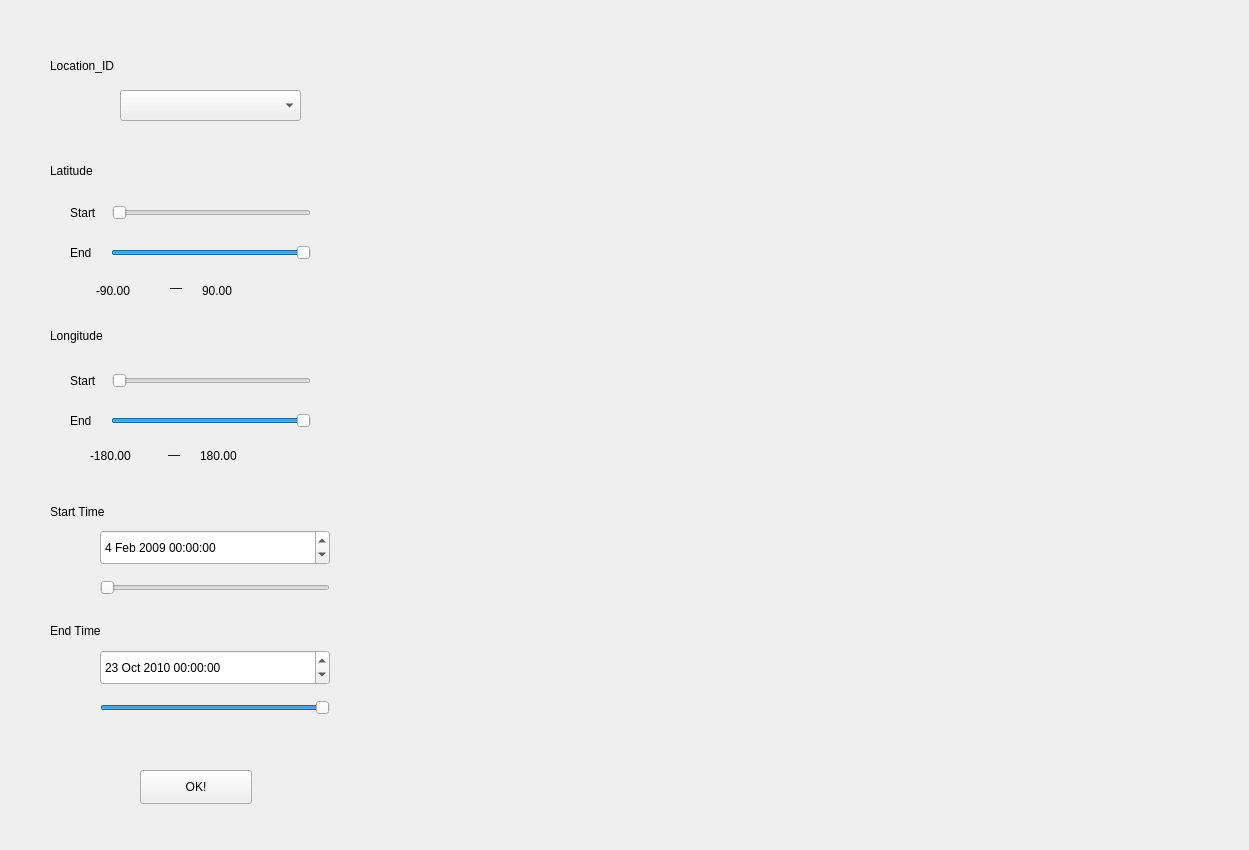
   <widget class="QWidget" name="tab_2">
    <attribute name="title">
     <string>Number of Checkins</string>
    </attribute>
    <widget class="QChartView" name="ckinchart" native="true">
     <property name="geometry">
      <rect>
       <x>379</x>
       <y>20</y>
       <width>861</width>
       <height>821</height>
      </rect>
     </property>
    </widget>
    <widget class="QSlider" name="ckin_start_time_slider">
     <property name="geometry">
      <rect>
       <x>100</x>
       <y>580</y>
       <width>230</width>
       <height>16</height>
      </rect>
     </property>
     <property name="maximum">
      <number>626</number>
     </property>
     <property name="singleStep">
      <number>1</number>
     </property>
     <property name="orientation">
      <enum>Qt::Horizontal</enum>
     </property>
    </widget>
    <widget class="QDateTimeEdit" name="dateTimeEdit">
     <property name="geometry">
      <rect>
       <x>100</x>
       <y>530</y>
       <width>230</width>
       <height>35</height>
      </rect>
     </property>
     <property name="dateTime">
      <datetime>
       <hour>0</hour>
       <minute>0</minute>
       <second>0</second>
       <year>2009</year>
       <month>2</month>
       <day>4</day>
      </datetime>
     </property>
    </widget>
    <widget class="QLabel" name="label">
     <property name="geometry">
      <rect>
       <x>50</x>
       <y>500</y>
       <width>92</width>
       <height>23</height>
      </rect>
     </property>
     <property name="styleSheet">
      <string notr="true">font: 9pt &quot;Times New Roman&quot;;
font: 10pt &quot;Arial&quot;;</string>
     </property>
     <property name="text">
      <string>Start Time</string>
     </property>
    </widget>
    <widget class="QLabel" name="label_2">
     <property name="geometry">
      <rect>
       <x>50</x>
       <y>621</y>
       <width>177</width>
       <height>20</height>
      </rect>
     </property>
     <property name="styleSheet">
      <string notr="true">font: 9pt &quot;Times New Roman&quot;;
font: 10pt &quot;Arial&quot;;</string>
     </property>
     <property name="text">
      <string>End Time</string>
     </property>
    </widget>
    <widget class="QSlider" name="ckin_end_time_slider">
     <property name="geometry">
      <rect>
       <x>100</x>
       <y>700</y>
       <width>230</width>
       <height>16</height>
      </rect>
     </property>
     <property name="maximum">
      <number>626</number>
     </property>
     <property name="singleStep">
      <number>1</number>
     </property>
     <property name="value">
      <number>626</number>
     </property>
     <property name="sliderPosition">
      <number>626</number>
     </property>
     <property name="orientation">
      <enum>Qt::Horizontal</enum>
     </property>
    </widget>
    <widget class="QLabel" name="label_3">
     <property name="geometry">
      <rect>
       <x>50</x>
       <y>50</y>
       <width>131</width>
       <height>31</height>
      </rect>
     </property>
     <property name="styleSheet">
      <string notr="true">font: 9pt &quot;Times New Roman&quot;;
font: 10pt &quot;Arial&quot;;</string>
     </property>
     <property name="text">
      <string>Location_ID</string>
     </property>
    </widget>
    <widget class="QComboBox" name="locationBox">
     <property name="geometry">
      <rect>
       <x>120</x>
       <y>90</y>
       <width>181</width>
       <height>31</height>
      </rect>
     </property>
    </widget>
    <widget class="QDateTimeEdit" name="dateTimeEdit_2">
     <property name="geometry">
      <rect>
       <x>100</x>
       <y>650</y>
       <width>230</width>
       <height>35</height>
      </rect>
     </property>
     <property name="dateTime">
      <datetime>
       <hour>0</hour>
       <minute>0</minute>
       <second>0</second>
       <year>2010</year>
       <month>10</month>
       <day>23</day>
      </datetime>
     </property>
    </widget>
    <widget class="QPushButton" name="ckin_ok">
     <property name="geometry">
      <rect>
       <x>140</x>
       <y>770</y>
       <width>112</width>
       <height>34</height>
      </rect>
     </property>
     <property name="text">
      <string>OK!</string>
     </property>
    </widget>
    <widget class="QLabel" name="la_label">
     <property name="geometry">
      <rect>
       <x>50</x>
       <y>160</y>
       <width>251</width>
       <height>21</height>
      </rect>
     </property>
     <property name="styleSheet">
      <string notr="true">font: 9pt &quot;Times New Roman&quot;;
font: 10pt &quot;Arial&quot;;</string>
     </property>
     <property name="text">
      <string>Latitude</string>
     </property>
    </widget>
    <widget class="QLabel" name="lo_label">
     <property name="geometry">
      <rect>
       <x>50</x>
       <y>320</y>
       <width>271</width>
       <height>31</height>
      </rect>
     </property>
     <property name="styleSheet">
      <string notr="true">font: 9pt &quot;Times New Roman&quot;;
font: 10pt &quot;Arial&quot;;</string>
     </property>
     <property name="text">
      <string>Longitude</string>
     </property>
    </widget>
    <widget class="QWidget" name="layoutWidget_3">
     <property name="geometry">
      <rect>
       <x>70</x>
       <y>240</y>
       <width>241</width>
       <height>25</height>
      </rect>
     </property>
     <layout class="QHBoxLayout" name="horizontalLayout_5">
      <item>
       <widget class="QLabel" name="label_21">
        <property name="styleSheet">
         <string notr="true">font: 9pt &quot;Times New Roman&quot;;
font: 10pt &quot;Arial&quot;;</string>
        </property>
        <property name="text">
         <string>End    </string>
        </property>
       </widget>
      </item>
      <item>
       <widget class="QSlider" name="la_high">
        <property name="minimum">
         <number>-900</number>
        </property>
        <property name="maximum">
         <number>900</number>
        </property>
        <property name="value">
         <number>900</number>
        </property>
        <property name="orientation">
         <enum>Qt::Horizontal</enum>
        </property>
       </widget>
      </item>
     </layout>
    </widget>
    <widget class="QWidget" name="layoutWidget_4">
     <property name="geometry">
      <rect>
       <x>70</x>
       <y>408</y>
       <width>241</width>
       <height>25</height>
      </rect>
     </property>
     <layout class="QHBoxLayout" name="horizontalLayout_6">
      <item>
       <widget class="QLabel" name="label_23">
        <property name="styleSheet">
         <string notr="true">font: 9pt &quot;Times New Roman&quot;;
font: 10pt &quot;Arial&quot;;</string>
        </property>
        <property name="text">
         <string>End    </string>
        </property>
       </widget>
      </item>
      <item>
       <widget class="QSlider" name="lo_high">
        <property name="minimum">
         <number>-1800</number>
        </property>
        <property name="maximum">
         <number>1800</number>
        </property>
        <property name="value">
         <number>1800</number>
        </property>
        <property name="orientation">
         <enum>Qt::Horizontal</enum>
        </property>
       </widget>
      </item>
     </layout>
    </widget>
    <widget class="QWidget" name="layoutWidget_5">
     <property name="geometry">
      <rect>
       <x>70</x>
       <y>368</y>
       <width>241</width>
       <height>25</height>
      </rect>
     </property>
     <layout class="QHBoxLayout" name="horizontalLayout_7">
      <item>
       <widget class="QLabel" name="label_25">
        <property name="styleSheet">
         <string notr="true">font: 9pt &quot;Times New Roman&quot;;
font: 10pt &quot;Arial&quot;;</string>
        </property>
        <property name="text">
         <string>Start   </string>
        </property>
       </widget>
      </item>
      <item>
       <widget class="QSlider" name="lo_low">
        <property name="minimum">
         <number>-1800</number>
        </property>
        <property name="maximum">
         <number>1800</number>
        </property>
        <property name="value">
         <number>-1800</number>
        </property>
        <property name="orientation">
         <enum>Qt::Horizontal</enum>
        </property>
       </widget>
      </item>
     </layout>
    </widget>
    <widget class="QLabel" name="ckin_la_low">
     <property name="geometry">
      <rect>
       <x>96</x>
       <y>283</y>
       <width>61</width>
       <height>16</height>
      </rect>
     </property>
     <property name="styleSheet">
      <string notr="true">font: 9pt &quot;Times New Roman&quot;;
font: 10pt &quot;Arial&quot;;</string>
     </property>
     <property name="text">
      <string>-90.00</string>
     </property>
    </widget>
    <widget class="QLabel" name="label_27">
     <property name="geometry">
      <rect>
       <x>170</x>
       <y>280</y>
       <width>20</width>
       <height>16</height>
      </rect>
     </property>
     <property name="styleSheet">
      <string notr="true">font: 9pt &quot;Times New Roman&quot;;
font: 10pt &quot;Arial&quot;;</string>
     </property>
     <property name="text">
      <string>—</string>
     </property>
    </widget>
    <widget class="QLabel" name="ckin_la_high">
     <property name="geometry">
      <rect>
       <x>202</x>
       <y>283</y>
       <width>60</width>
       <height>16</height>
      </rect>
     </property>
     <property name="styleSheet">
      <string notr="true">font: 9pt &quot;Times New Roman&quot;;
font: 10pt &quot;Arial&quot;;</string>
     </property>
     <property name="text">
      <string>90.00</string>
     </property>
    </widget>
    <widget class="QLabel" name="ckin_lo_high">
     <property name="geometry">
      <rect>
       <x>200</x>
       <y>446</y>
       <width>71</width>
       <height>20</height>
      </rect>
     </property>
     <property name="styleSheet">
      <string notr="true">font: 9pt &quot;Times New Roman&quot;;
font: 10pt &quot;Arial&quot;;</string>
     </property>
     <property name="text">
      <string>180.00</string>
     </property>
    </widget>
    <widget class="QLabel" name="ckin_lo_low">
     <property name="geometry">
      <rect>
       <x>90</x>
       <y>446</y>
       <width>71</width>
       <height>20</height>
      </rect>
     </property>
     <property name="styleSheet">
      <string notr="true">font: 9pt &quot;Times New Roman&quot;;
font: 10pt &quot;Arial&quot;;</string>
     </property>
     <property name="text">
      <string>-180.00</string>
     </property>
    </widget>
    <widget class="QLabel" name="label_28">
     <property name="geometry">
      <rect>
       <x>168</x>
       <y>447</y>
       <width>20</width>
       <height>16</height>
      </rect>
     </property>
     <property name="styleSheet">
      <string notr="true">font: 9pt &quot;Times New Roman&quot;;
font: 10pt &quot;Arial&quot;;</string>
     </property>
     <property name="text">
      <string>—</string>
     </property>
    </widget>
    <widget class="QWidget" name="layoutWidget">
     <property name="geometry">
      <rect>
       <x>70</x>
       <y>200</y>
       <width>241</width>
       <height>25</height>
      </rect>
     </property>
     <layout class="QHBoxLayout" name="horizontalLayout_3">
      <item>
       <widget class="QLabel" name="label_20">
        <property name="styleSheet">
         <string notr="true">font: 9pt &quot;Times New Roman&quot;;
font: 10pt &quot;Arial&quot;;</string>
        </property>
        <property name="text">
         <string>Start   </string>
        </property>
       </widget>
      </item>
      <item>
       <widget class="QSlider" name="la_low">
        <property name="minimum">
         <number>-900</number>
        </property>
        <property name="maximum">
         <number>900</number>
        </property>
        <property name="singleStep">
         <number>1</number>
        </property>
        <property name="value">
         <number>-900</number>
        </property>
        <property name="orientation">
         <enum>Qt::Horizontal</enum>
        </property>
       </widget>
      </item>
     </layout>
    </widget>
   </widget>
